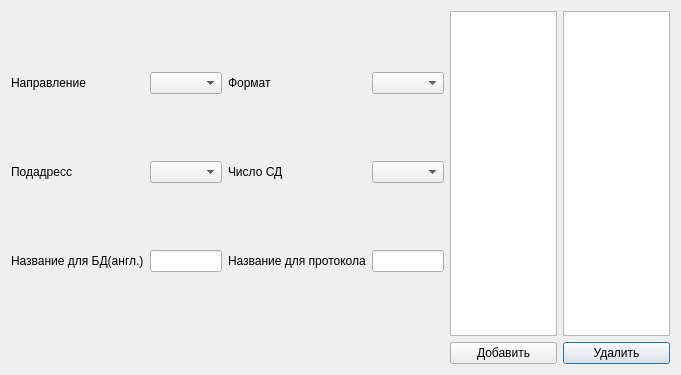
<?xml version="1.0" encoding="UTF-8"?>
<ui version="4.0">
 <class>Kia_debug_commands</class>
 <widget class="QDialog" name="Kia_debug_commands">
  <property name="geometry">
   <rect>
    <x>0</x>
    <y>0</y>
    <width>681</width>
    <height>375</height>
   </rect>
  </property>
  <property name="windowTitle">
   <string>Dialog</string>
  </property>
  <layout class="QGridLayout" name="gridLayout">
   <item row="0" column="0">
    <layout class="QGridLayout" name="gridLayout_2">
     <item row="2" column="0">
      <widget class="QLabel" name="label_3">
       <property name="text">
        <string>Название для БД(англ.)</string>
       </property>
      </widget>
     </item>
     <item row="1" column="0">
      <widget class="QLabel" name="label_2">
       <property name="text">
        <string>Подадресс</string>
       </property>
      </widget>
     </item>
     <item row="1" column="1">
      <widget class="QComboBox" name="cb_sub_address"/>
     </item>
     <item row="1" column="3">
      <widget class="QComboBox" name="cb_word_data"/>
     </item>
     <item row="0" column="0">
      <widget class="QLabel" name="label">
       <property name="text">
        <string>Направление</string>
       </property>
      </widget>
     </item>
     <item row="2" column="1">
      <widget class="QLineEdit" name="le_struct_id"/>
     </item>
     <item row="2" column="3">
      <widget class="QLineEdit" name="le_struct_id_desc"/>
     </item>
     <item row="0" column="1">
      <widget class="QComboBox" name="cb_direction"/>
     </item>
     <item row="0" column="3">
      <widget class="QComboBox" name="cb_format"/>
     </item>
     <item row="1" column="2">
      <widget class="QLabel" name="label_4">
       <property name="text">
        <string>Число СД</string>
       </property>
      </widget>
     </item>
     <item row="2" column="2">
      <widget class="QLabel" name="label_5">
       <property name="text">
        <string>Название для протокола</string>
       </property>
      </widget>
     </item>
     <item row="0" column="2">
      <widget class="QLabel" name="label_6">
       <property name="text">
        <string>Формат</string>
       </property>
      </widget>
     </item>
    </layout>
   </item>
   <item row="0" column="3">
    <widget class="QListWidget" name="lw_commands"/>
   </item>
   <item row="1" column="3">
    <widget class="QPushButton" name="delete_command">
     <property name="text">
      <string>Удалить</string>
     </property>
    </widget>
   </item>
   <item row="0" column="2">
    <widget class="QTableWidget" name="tw_for_sd"/>
   </item>
   <item row="1" column="2">
    <widget class="QPushButton" name="add_command">
     <property name="text">
      <string>Добавить</string>
     </property>
    </widget>
   </item>
  </layout>
 </widget>
 <resources/>
 <connections/>
</ui>
